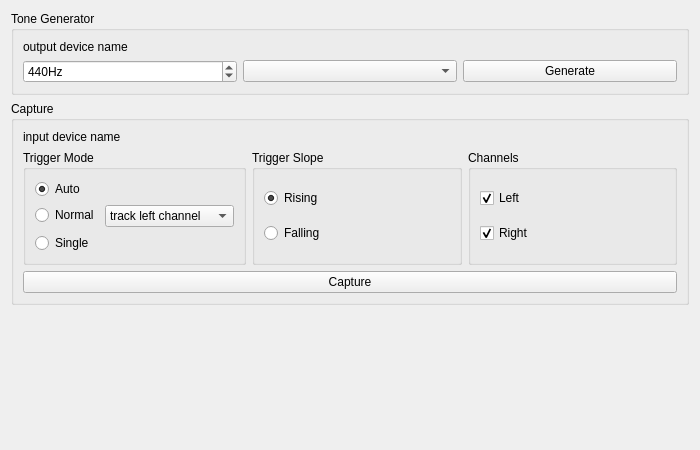
<?xml version="1.0" encoding="UTF-8"?>
<ui version="4.0">
 <class>FormRaw</class>
 <widget class="QWidget" name="FormRaw">
  <property name="geometry">
   <rect>
    <x>0</x>
    <y>0</y>
    <width>700</width>
    <height>450</height>
   </rect>
  </property>
  <property name="windowTitle">
   <string>Form</string>
  </property>
  <layout class="QVBoxLayout" name="verticalLayout" stretch="0,0,2">
   <item>
    <widget class="QGroupBox" name="groupBox">
     <property name="title">
      <string>Tone Generator</string>
     </property>
     <layout class="QVBoxLayout" name="verticalLayout_3">
      <item>
       <widget class="QLabel" name="labelAudioOutputDevice">
        <property name="text">
         <string>output device name</string>
        </property>
       </widget>
      </item>
      <item>
       <layout class="QHBoxLayout" name="horizontalLayout_2">
        <item>
         <widget class="QSpinBox" name="boxFrequency">
          <property name="specialValueText">
           <string/>
          </property>
          <property name="suffix">
           <string>Hz</string>
          </property>
          <property name="minimum">
           <number>50</number>
          </property>
          <property name="maximum">
           <number>20000</number>
          </property>
          <property name="value">
           <number>440</number>
          </property>
         </widget>
        </item>
        <item>
         <widget class="QComboBox" name="boxWaveForm"/>
        </item>
        <item>
         <widget class="QPushButton" name="buttonGenerate">
          <property name="text">
           <string>Generate</string>
          </property>
          <property name="icon">
           <iconset resource="analog_signature_analyzer.qrc">
            <normaloff>:/icons/play_tone.ico</normaloff>:/icons/play_tone.ico</iconset>
          </property>
          <property name="checkable">
           <bool>true</bool>
          </property>
         </widget>
        </item>
       </layout>
      </item>
     </layout>
    </widget>
   </item>
   <item>
    <widget class="QGroupBox" name="groupBox_2">
     <property name="title">
      <string>Capture</string>
     </property>
     <layout class="QVBoxLayout" name="verticalLayout_4">
      <item>
       <widget class="QLabel" name="labelAudioInputDevice">
        <property name="text">
         <string>input device name</string>
        </property>
       </widget>
      </item>
      <item>
       <layout class="QHBoxLayout" name="horizontalLayout_3">
        <item>
         <widget class="QGroupBox" name="groupTriggerMode">
          <property name="title">
           <string>Trigger Mode</string>
          </property>
          <layout class="QFormLayout" name="formLayout">
           <item row="0" column="0">
            <widget class="QRadioButton" name="boxTriggerAuto">
             <property name="text">
              <string>Auto</string>
             </property>
             <property name="checked">
              <bool>true</bool>
             </property>
            </widget>
           </item>
           <item row="1" column="0">
            <widget class="QRadioButton" name="boxTriggerNormal">
             <property name="text">
              <string>Normal</string>
             </property>
            </widget>
           </item>
           <item row="2" column="0">
            <widget class="QRadioButton" name="boxTriggerSingle">
             <property name="text">
              <string>Single</string>
             </property>
            </widget>
           </item>
           <item row="1" column="1">
            <widget class="QComboBox" name="boxTriggerChannel">
             <item>
              <property name="text">
               <string>track left channel</string>
              </property>
              <property name="icon">
               <iconset resource="analog_signature_analyzer.qrc">
                <normaloff>:/icons/blue_line.ico</normaloff>:/icons/blue_line.ico</iconset>
              </property>
             </item>
             <item>
              <property name="text">
               <string>track right channel</string>
              </property>
              <property name="icon">
               <iconset resource="analog_signature_analyzer.qrc">
                <normaloff>:/icons/green_line.ico</normaloff>:/icons/green_line.ico</iconset>
              </property>
             </item>
            </widget>
           </item>
          </layout>
         </widget>
        </item>
        <item>
         <widget class="QGroupBox" name="groupTriggerSlope">
          <property name="title">
           <string>Trigger Slope</string>
          </property>
          <layout class="QVBoxLayout" name="verticalLayout_2">
           <item>
            <widget class="QRadioButton" name="boxSlopeRising">
             <property name="text">
              <string>Rising</string>
             </property>
             <property name="icon">
              <iconset resource="analog_signature_analyzer.qrc">
               <normaloff>:/icons/front_slope.ico</normaloff>:/icons/front_slope.ico</iconset>
             </property>
             <property name="checked">
              <bool>true</bool>
             </property>
            </widget>
           </item>
           <item>
            <widget class="QRadioButton" name="boxSlopeFalling">
             <property name="text">
              <string>Falling</string>
             </property>
             <property name="icon">
              <iconset resource="analog_signature_analyzer.qrc">
               <normaloff>:/icons/back_slope.ico</normaloff>:/icons/back_slope.ico</iconset>
             </property>
            </widget>
           </item>
          </layout>
         </widget>
        </item>
        <item>
         <widget class="QGroupBox" name="groupChannels">
          <property name="title">
           <string>Channels</string>
          </property>
          <layout class="QVBoxLayout" name="verticalLayout_7">
           <item>
            <widget class="QCheckBox" name="boxChannelLeft">
             <property name="text">
              <string>Left</string>
             </property>
             <property name="icon">
              <iconset resource="analog_signature_analyzer.qrc">
               <normaloff>:/icons/blue_line.ico</normaloff>:/icons/blue_line.ico</iconset>
             </property>
             <property name="checked">
              <bool>true</bool>
             </property>
            </widget>
           </item>
           <item>
            <widget class="QCheckBox" name="boxChannelRight">
             <property name="text">
              <string>Right</string>
             </property>
             <property name="icon">
              <iconset resource="analog_signature_analyzer.qrc">
               <normaloff>:/icons/green_line.ico</normaloff>:/icons/green_line.ico</iconset>
             </property>
             <property name="checked">
              <bool>true</bool>
             </property>
            </widget>
           </item>
          </layout>
         </widget>
        </item>
       </layout>
      </item>
      <item>
       <widget class="QPushButton" name="buttonCapture">
        <property name="text">
         <string>Capture</string>
        </property>
        <property name="icon">
         <iconset resource="analog_signature_analyzer.qrc">
          <normaloff>:/icons/capture_data.ico</normaloff>:/icons/capture_data.ico</iconset>
        </property>
        <property name="checkable">
         <bool>true</bool>
        </property>
       </widget>
      </item>
     </layout>
    </widget>
   </item>
   <item>
    <widget class="OscilloscopeView" name="oscilloscope" native="true">
     <property name="minimumSize">
      <size>
       <width>0</width>
       <height>100</height>
      </size>
     </property>
    </widget>
   </item>
  </layout>
 </widget>
 <customwidgets>
  <customwidget>
   <class>OscilloscopeView</class>
   <extends>QWidget</extends>
   <header location="global">OscilloscopeView.h</header>
   <container>1</container>
  </customwidget>
 </customwidgets>
 <resources>
  <include location="analog_signature_analyzer.qrc"/>
 </resources>
 <connections/>
</ui>
